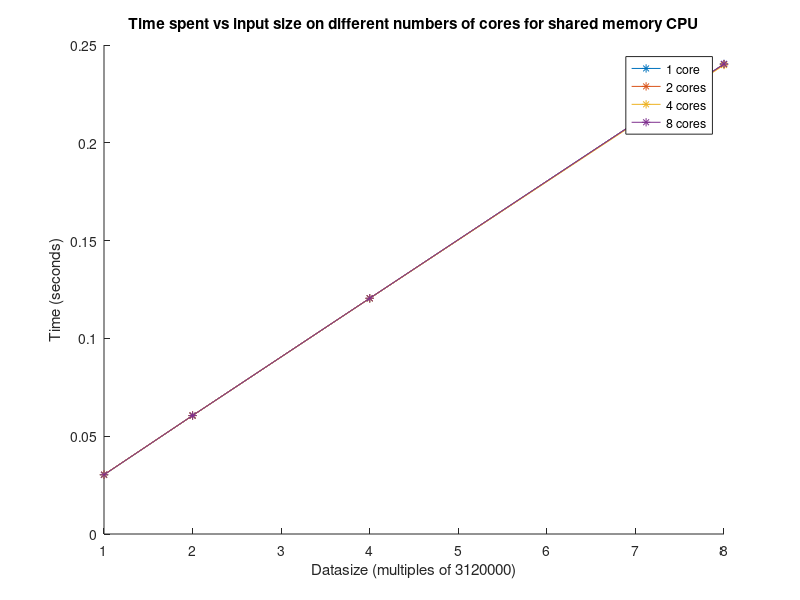
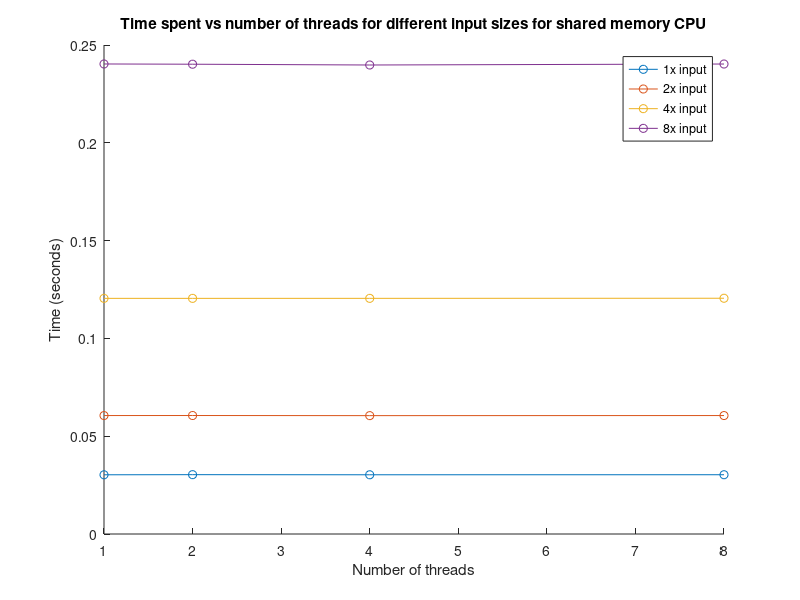
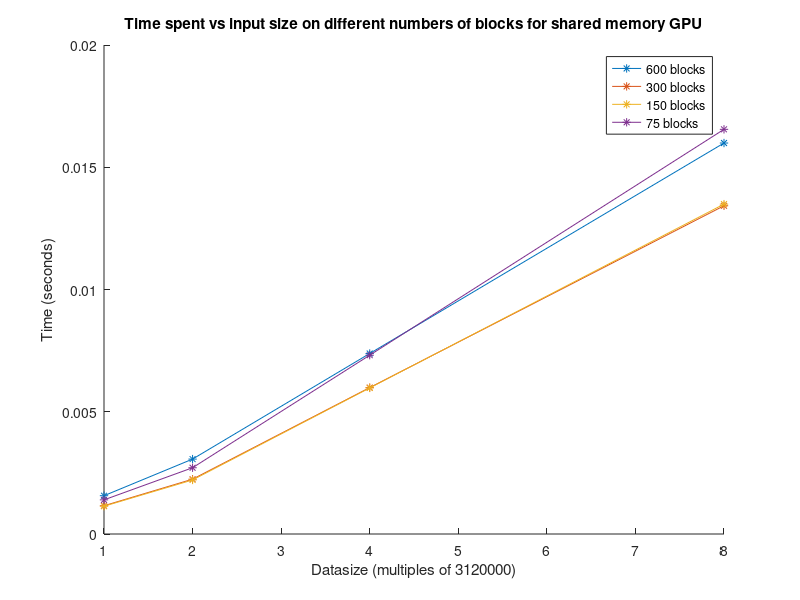
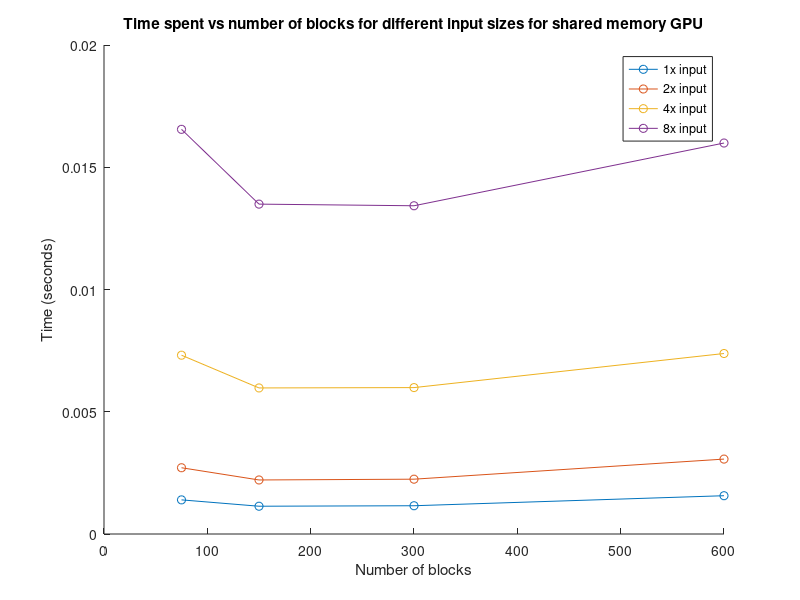

Here is the MATLAB script that generated these plots, in order:
% axis
datasize = [1,2,4,8];
numblocks = [600,300,150,75];
numcores = [1,2,4,8];


% 1,2,3
parasharedCPU = [0.030272,	0.030336,	0.03028,	0.030302;
    0.060558,	0.060577,	0.060516,	0.060557;
    0.120475,	0.120473,	0.12048,	0.12053;
    0.240302,	0.24018,	0.239777,	0.24028];
parasharedGPU = [0.001566,	0.001156,	0.001136,	0.001396;
    0.003064,	0.002242,	0.00221,	0.00271;
    0.007382,	0.005988,	0.005974,	0.007313;
    0.015991,	0.013425,	0.013492,	0.016551];

hold on
for i = 1:4
    plot(datasize, parasharedCPU(:,i), '-*')
end
title("Time spent vs input size on different numbers of cores for shared memory CPU")
xlabel("Datasize (multiples of 3120000)")
ylabel("Time (seconds)")
legend("1 core", "2 cores", "4 cores", "8 cores")
hold off

figure
hold on
for i = 1:4
    plot(numcores, parasharedCPU(i,:),'-o')
end
title("Time spent vs number of threads for different input sizes for shared memory CPU")
xlabel("Number of threads")
ylabel("Time (seconds)")
legend("1x input", "2x input", "4x input", "8x input")
hold off

figure
hold on
for i = 1:4
    plot(datasize, parasharedGPU(:,i), '-*')
end
title("Time spent vs input size on different numbers of blocks for shared memory GPU")
xlabel("Datasize (multiples of 3120000)")
ylabel("Time (seconds)")
legend("600 blocks", "300 blocks", "150 blocks", "75 blocks")
hold off

figure
hold on
for i = 1:4
    plot(numblocks, parasharedGPU(i,:),'-o')
end
title("Time spent vs number of blocks for different input sizes for shared memory GPU")
xlabel("Number of blocks")
ylabel("Time (seconds)")
legend("1x input", "2x input", "4x input", "8x input")
hold off

% 4,5
datasize = [1,2,3,4];
distCPUv = [0.014762, 0.015037, 0.014744, 0.015153];
% 2x size
distCPUc = [0.028423, 0.014705, 0.008204, 0.005713];
distGPUv = [0.129209, 0.394031];
distGPUc = [0.125691, 0.394031];

hold on
figure
plot(datasize, distCPUv)
plot([1,2], distGPUv)
title("Time spent on core 0 vs data size and core count")
xlabel("Datasize (multiples of 3120000)")
ylabel("Time (seconds)")
legend("Distributed Mem CPU", "Distributed Mem GPU")
hold off

hold on
figure
plot(numcores, distCPUc)
plot([1,2], distGPUc)
title("Time spent on core 0 vs core count for fixed data size")
ylabel("Time (in seconds)")
xlabel("Number of cores")
legend("Distributed Mem CPU", "Distributed Mem GPU")
hold off

hold on
figure
semilogy(numcores, distCPUc)
title("Time spent on core 0 vs core count for fixed data size")
ylabel("Time (in seconds)")
xlabel("Number of cores")
legend("Distributed Mem CPU", "Distributed Mem GPU")
hold off